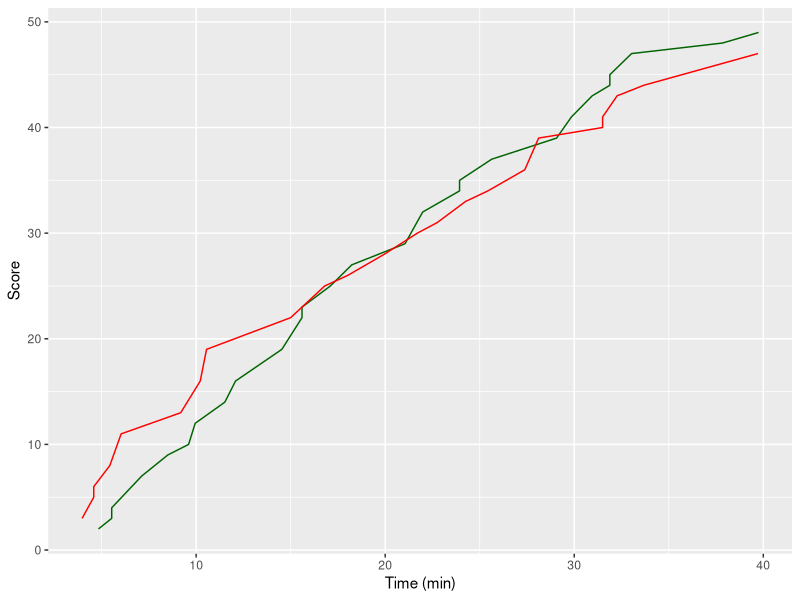

Recreate this plot in R.
setwd("~/Desktop/BCTutorials/Biocomputing_Ex10/")
#1
#load ggplot
library(ggplot2)
#import score information
rawdata <- read.table("UWvMSU_1-22-13.txt",header = TRUE, sep = "\t")
#separate score information for each team
MSUdata <- rawdata[grepl("MSU",rawdata$team),]
UWdata <- rawdata[grepl("UW",rawdata$team),]
#make a column of cumulative score for each team's dataframe
MSUdata[,"cumscore"] <- cumsum(MSUdata$score)
UWdata[,"cumscore"] <- cumsum(UWdata$score)
#plot both dataframes on the same plot using time as the x axis and cumulative score as the y
ggplot() + 
  geom_line(data = MSUdata, aes(x = MSUdata$time, y = MSUdata$cumscore), color = "darkgreen") +
  geom_line(data = UWdata, aes(x = UWdata$time, y = UWdata$cumscore), color = "red") +
  xlab('Time (min)') +
  ylab('Score')

#2
#name the game and make it so that there is no input with the game title
guessmynumber <- function() {
  #creation of a correct answer
  solution <- sample(1:100, 1)
  #when the new custom function is used, the game premise is explained and a guess is prompted
  print("I'm thinking of a number 1-100...")
  guess <- readline("Guess:")
  #a counter is created to limit the number of guesses using "while"
  counter <- 1
  while(counter < 10) {
    #different suggestions are printed based on if the guess is higher or lower
    #if the answer is not correct, player is prompted to guess again
    #counter goes up one for every incorrect guess
    #if the guess is correct, the game tells you so and stops
    if (guess < solution) {
      print("Higher...")
      newguess <- readline("Guess again:")
      guess <- as.numeric(newguess)
      counter <- counter + 1
    } else if (guess > solution) {
      print("Lower...")
      newguess <- readline("Guess again:")
      guess <- as.numeric(newguess)
      counter <- counter + 1
    } else if (guess == solution) {
      print("Correct!")
      stop()
    }
  }
  #on the tenth guess, it is the player's last try
  #if it is wrong it tells the player that they have used all guesses and shows the correct answer
  if (guess == solution) {
    print("Correct!")
    }else if (guess != solution) {
      print("You've run out of guesses! The answer was")
  print(solution)
    }
}